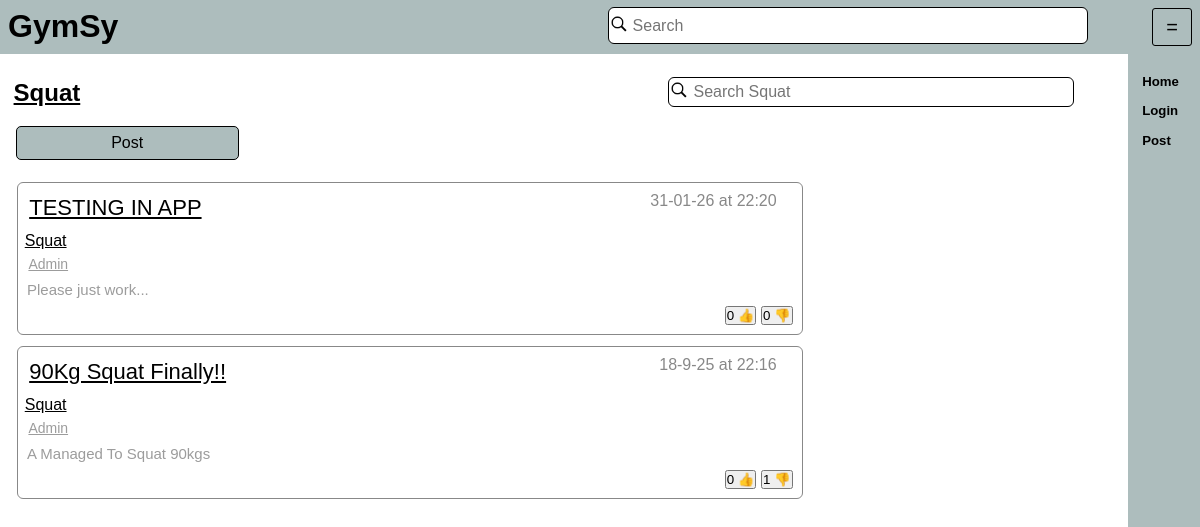
Page /exercise/2 on the earlier database version.
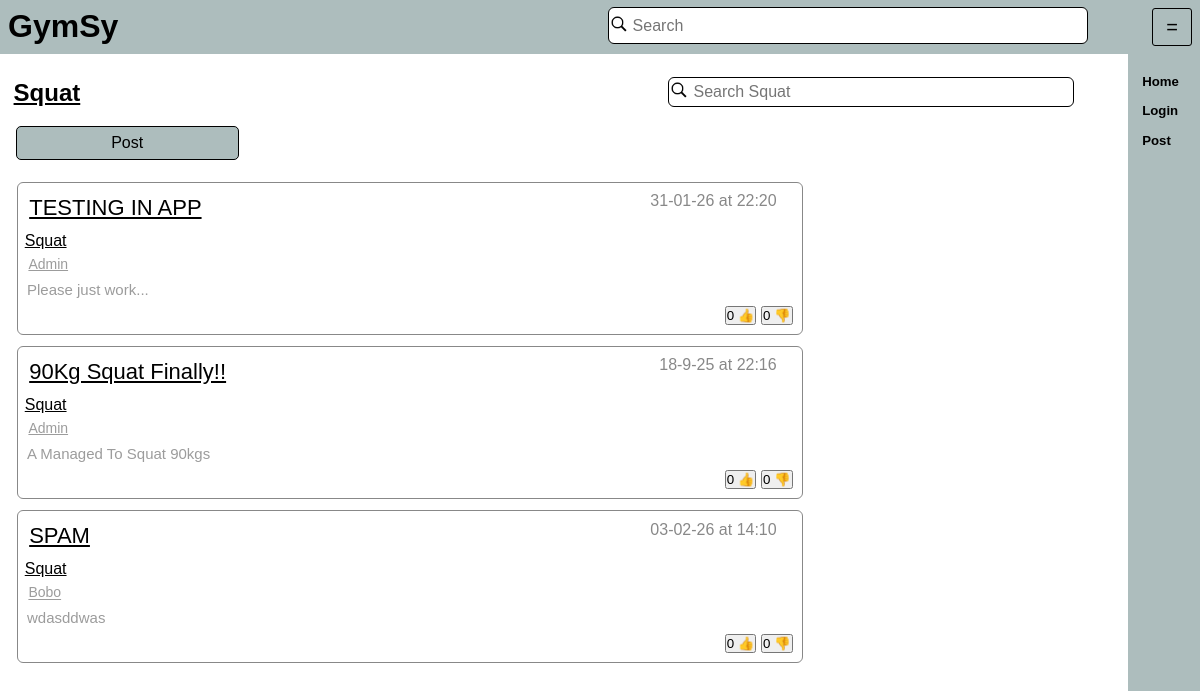
Same page on the later database version.
### tables this page shows
CREATE TABLE "Excersise" (
	"ExcersiseID"	INTEGER UNIQUE,
	"MuscleID"	INTEGER,
	"ExcersiseName"	TEXT,
	PRIMARY KEY("ExcersiseID"),
	FOREIGN KEY("MuscleID") REFERENCES "MuscleGroup"("MuscleID")
);

CREATE TABLE "Post" (
	"PostID"	INTEGER UNIQUE,
	"PostContent"	TEXT,
	"ExcersiseID"	INTEGER,
	"AccountID"	INTEGER,
	"Title"	TEXT,
	"Date"	TEXT,
	"Time"	TEXT,
	"Parent"	INTEGER,
	PRIMARY KEY("PostID"),
	FOREIGN KEY("AccountID") REFERENCES "Account"("AccountID"),
	FOREIGN KEY("ExcersiseID") REFERENCES "Excersise"("ExcersiseID")
);

### app.py (the view)
@app.route("/exercise/<ExId>")
def ShowExersise(ExId):
    Id = cache.get("id")
    if Id == None:
        Id = 0
        cache.set("id",0)
    return render_template("excersise.html",ID = Id,
                            ExcersiseData= DatabaseHandler.GetExcersiseData(ExId),
                            Data = DatabaseHandler.GetPostsFromExcersise(ExId)
                            )

### Database/DatabaseHandler.py (called while the page is built)
def GetPostsFromExcersise(ID: int):
    with sqlite3.connect("Database/GymsyDatabase.db") as Connection:
        Cursor = Connection.cursor()
        Result = Cursor.execute(SqlCommands.GetPostsFromExcersiseID.ReturnQuery([ID,ID])).fetchall()
        return Result
    pass

def GetExcersiseData(ExcersiseID: int):
    with sqlite3.connect("Database/GymsyDatabase.db") as Connection:
        Cursor = Connection.cursor()
        Results = Cursor.execute(SqlCommands.GetExcersiseData.ReturnQuery(ExcersiseID)).fetchone()
        return Results
    return 0

### Database/SqlCommands.py (called while the page is built)
    def ReturnQuery(self,NewContent: list = []):
        if type(NewContent) != list:
            NewContent = [NewContent]
        if len(NewContent) == len(self.Additions):
            return self.Query.format(*NewContent)
        else:
            print(NewContent, self.Additions)
            return "ERROR building Query"

### app.py (called while the page is built)
@app.after_request
def after_request(response):
    response.headers["Cache-Control"] = "no-cache, no-store, must-revalidate,public, max-age=0"
    response.headers['X-UA-Compatible'] = 'IE=Edge,chrome=1'
    response.cache_control.max_age = 0
    return response

### templates/excersise.html (shortened to what this page needs)
{% extends 'index.html' %}
{% block content %}
<div style = "display:flex;flex-direction: row;width: 100%;justify-content: space-between; ">
<h2 style="width: 40%">
{{ExcersiseData[2]}}
</h2>
    <div style="width: 90%;height: 80%;padding-left:40% ">
        <form action = "/exercise/{{ExcersiseData[0]}}/search" style="display: inline-flex; align-items:center;width:90%;height: 80%;background-color: #FFFFFF; flex-direction: row" class = "searchBar" >
            <label for="Search" style="width: 20px">
                <img draggable="false" style="width: 100%;"
                     class="Search"
                     src = "{{url_for('static', filename='images/search_icon.png')}}" alt=""
                >
            </label>
            <input class="Search"
                   type="text"
                   id="Search" name="Search"
                   placeholder="Search {{ExcersiseData[2]}}"
                   VALUE="{{ExSearchInput | default('')}}"
            >
        </form>
    </div>
</div>
<div style = "width: 20%; margin-left: 0.5%;">
    <button onclick="location.href='/newpost/{{ExcersiseData[0]}}'" style = "width: 100%; height:100%; margin-left: 2%; padding: 7px; font-size: 16px" class = "CreateExcerise">Post</button>
</div>
<div>
	{%for data in Data%}
<div class = "post" onclick="RedirectTo('/post/{{data[0]}}')">
    <div class = "title">
        <a class = "PostTitle" href = "/post/{{data[0]}}">{{data[1]}}</a>
        <p style="margin-left: auto; margin-top: 0;color: #888888">{{data[9]}} at {{data[8]}}</p>
    </div>
    <a class = "ExcersiseTitleText" href = "/exercise/{{data[3]}}">{{data[6]}}</a>
    <div>
        <a class = "postUsername" href = "/users/{{data[7]}}">{{data[7]}}</a>
    </div>
	{% if data[2]|length > 0 %}
    <div>
        <p class="description">{{data[2]}}
        </p>
	</div>
	{%endif%}
    <div class = "likeBar">
         <button class = "likeButton" id="Like:{{data[0]}}"
                            onclick={%if ID == 0 %} "OpenPopUp('popUp');ChildClicked();" {%else%} "SendLike({{ID}}, 1,{{data[0]}});updateLikes('{{data[0]}}');ChildClicked();" {%endif%} >
        {{data[4]}}&nbsp👍</button>
        <button class = "likeButton" id="Dislike:{{data[0]}}"
                onclick= {%if ID == 0 %} "OpenPopUp('popUp');ChildClicked();" {%else%} "SendLike({{ID}}, -1,{{data[0]}}); updateLikes('{{data[0]}}');ChildClicked();" {%endif%} >
        {{data[5]}}&nbsp👎</button>
    </div>
</div>
	{%endfor%}
	</div>
{% endblock %}

### templates/Index.html (shortened to what this page needs)
<!DOCTYPE html>
<html lang="en">
<head>
	<link href="https://cdn.jsdelivr.net/npm/tom-select@2.4.3/dist/css/tom-select.css" rel="stylesheet">
    <link rel="stylesheet" href="{{url_for('static', filename='styles/Style.css')}}" />
</head>
<header>
    <h1> <a href="/home" style=" color: #000000; text-decoration: none;  ">
        GymSy
    </a>
	</h1>
    <div style="width: 90%;height: 80%;padding-left:40% ">
        <form action = "/search" style="display: inline-flex; align-items:center;width:90%;height: 80%;background-color: #FFFFFF; flex-direction: row" class = "searchBar" >
            <label for="Search" style="width: 20px">
                <img draggable="false" style="width: 100%;"
                     class="Search"
                     src = "{{url_for('static', filename='images/search_icon.png')}}" alt=""
                >
            </label>
            <input class="Search"
                   type="text"
                   id="Search" name="Search"
                   placeholder="Search"
                   VALUE="{{SearchInput | default('')}}"
            >
        </form>
    </div>
	<h1>
        <button class = "cornerButton" onclick="SwapBar()">
            <large>=</large>
        </button>
    </h1>
</header>
<body class="body">
<main id = "Main">
{% block content %}{% endblock %}
</main>
<div class="sidebar" id = "SideBar">
    <Sidebar>
		<h1>
	<a class = "sideBarButton" href="/home">Home</a>
	</h1>
	{%if ID| default(0) == 0%}
        <h1>
	<a class = "sideBarButton" href="/login">Login</a>
        </h1>
        <h1>
        <a class = "sideBarButton" onclick="OpenPopUp('popUp');" href="javascript:void(0);"> Post </a>
        </h1>
	{%endif%}
    </Sidebar>
</div>
</body>
</html>

### templates/static/styles/Style.css (style rules this page uses)
html { font-size: 16px; margin: 0; height: 100%; font-family: Helvetica, Arial, sans-serif; overflow-x:hidden; }
header { position: fixed; padding-top: 0; top: 0; min-height: 5%; background-color: #adbdbd ; height: 54px; display: flex; justify-content: space-between; width: 100%; margin: 0 auto 0 auto; }
body { overflow-x:hidden; margin: 0; background-color: #FFFFFF; height: 100%; display: flex; }
sidebar { display: block; padding: 0.4%; right: 0; top:5%; height: 100%; font-size: min(1.3vmax,17px); }
.sidebar { position: fixed; background-color: #adbdbd ; top:53px; right: 0; width: 5%; margin-left:auto ; height: 100%; display:var(--Display,block); transform-origin:right center; animation-fill-mode:forwards; }
main { display: flex; flex-direction: column; width: 93%; margin: 65px 0 0; }
h1 { margin: 0.5rem; display: flex; color: #000000; }
h2 { text-decoration: underline; margin: 0.5rem; }
p { margin: 1rem; color: #000000; display: flex; }
div { padding: 0.5% 0.5% 0.5% 0.5%; }
button.cornerButton { width: 40px; background-color: #adbdbd; border: thin solid #000000; border-radius: 3px; }
large { font-size: 20px }
form { margin: 2rem; color: #000000; display: block; }
button.CreateExcerise { background-color: #adbdbd; border: 1px solid #000000; border-radius: 5px; width:max(10%,80px); Height:75%; font-size: 0.75rem; font-weight: normal; cursor: pointer; }
input { border-radius: 3px; border-style: solid; border-width: 1px; font-size: 20px; display: block; margin: 0.5rem 0.5rem 0.5rem 0; width: 40%; outline: None; border-color: #000000; color: #000000; padding: 4px; }
div.post { display: flex; flex-direction: column; width: 70%; min-height: 1%; height: auto; border: thin solid #888888; border-radius: 6px; margin: 1%; text-overflow: revert; word-break: break-all; }
div.likeBar { margin-top: auto; margin-left: auto; }
a.ExcersiseTitleText { color: #000000; width: auto; font-size: min(1.8vmax,16px); text-decoration: underline; text-transform: capitalize; padding: 0.1em; }
a.PostTitle { color: #000000; width: auto; text-decoration: none; text-transform: capitalize; font-size: min(2.2vmax,22px); text-decoration: underline; padding: 0.1em; }
a.postUsername { margin-top: 1%; width: 70%; font-size: 14px; text-decoration: underline; text-transform: capitalize; color: #9c9c9c; padding: 0.1em; }
button.likeButton { padding: 0; }
div.title { display: flex; flex-direction: row; text-overflow: ellipsis; width: auto; margin-bottom: 0; }
p.description { margin: 0; color: #9c9c9c; font-size: min(1.3vmax,15px); display: -webkit-box; max-width: 99%; -webkit-line-clamp: 3; -webkit-box-orient: vertical; overflow: hidden; }
a.sideBarButton { display: block; padding: 0; border: none; background: none; color: #000000; text-decoration: none; font-size: min(20px,1.1vmax); margin-top: 0.5em; }
input.Search { width: 88%; border: none; display:inline-block; margin: 0;font-size: 16px;height: 65%; }
img { user-drag: none; user-select: none; -moz-user-select: none; -webkit-user-drag: none; -webkit-user-select: none; -ms-user-select: none; }
form.searchBar { border-color: #000000; border-style: solid; border-radius: 6px; border-width: thin; margin: 0.25%; }

Differences in the rows shown:
computed for Post "90Kg Squat Finally!!": Parent "1" → "0"
added Post: Title "SPAM", Date "03-02-26", Time "14:10", data "Squat", data "Bobo", PostContent "wdasddwas", Parent "0"
